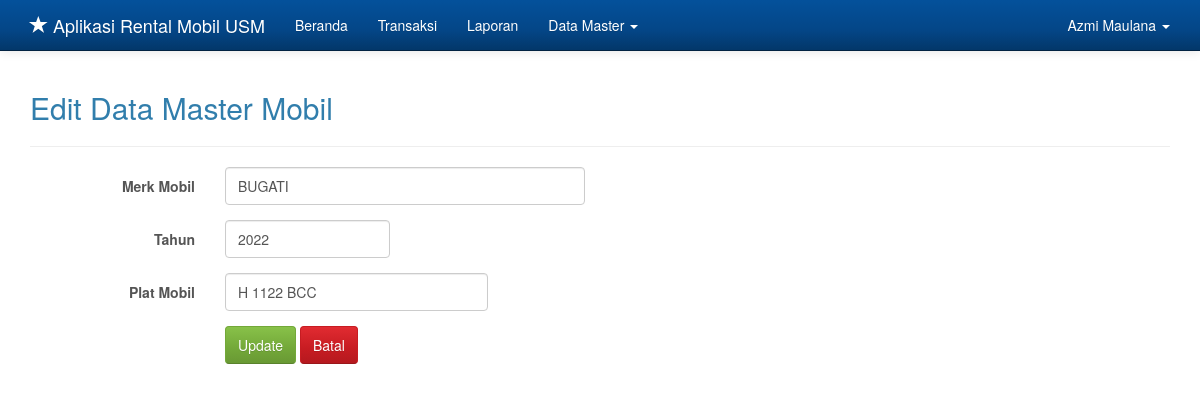
The page /admin.php?hlm=mobil&aksi=edit&id_mobil=5 (signed in) on the database its author committed.
### tables this page shows
CREATE TABLE `mobil` (
  `id_mobil` int(11) NOT NULL,
  `merk` varchar(30) NOT NULL,
  `tahun` int(11) NOT NULL,
  `plat` varchar(10) NOT NULL,
  `status` int(11) NOT NULL
);

### content/mobil/mobilEdit.php (the view, shortened to what this page needs)
<?php
if(empty($_SESSION['id_user'])){
 	$_SESSION['err'] = '<strong>ERROR!</strong> Anda harus login terlebih dahulu.';
 	header('Location: ./');
 	die();
}
else{
 	if(isset( $_REQUEST['submit'])){
 	$id_mobil = $_REQUEST['id_mobil'];
 	$merk = $_REQUEST['txtMerk'];
 	$tahun = $_REQUEST['numTahun'];
 	$plat = $_REQUEST['txtPlat'];
 	$sql = mysqli_query($koneksi, "UPDATE mobil SET merk='$merk', tahun='$tahun',plat='$plat' WHERE id_mobil='$id_mobil'");
 	if($sql == true){
 	header('Location: ./admin.php?hlm=mobil');
 	die();
 	}
  else{
 	echo 'ERROR! Periksa penulisan querynya.';
 	}
 	}
 	else{
 	$id_mobil = $_REQUEST['id_mobil'];
 	$sql = mysqli_query($koneksi, "SELECT * FROM mobil WHERE id_mobil='$id_mobil'");
 	while($row = mysqli_fetch_array($sql)){
?>
<h2>Edit Data Master Mobil</h2>
<hr>
<form method="post" action="" class="form-horizontal" role="form">
<div class="form-group">
<label for="mobil" class="col-sm-2 control-label">Merk Mobil</label>
<div class="col-sm-4">
<input type="text" class="form-control" id="merk" value="<?php echo
$row['merk']; ?>" name="txtMerk" placeholder="Merk Mobil" required>
</div>
</div>
<div class="form-group">
<label for="tahun" class="col-sm-2 control-label">Tahun</label>
<div class="col-sm-2">
<input type="number" class="form-control" id="tahun" value="<?php echo $row['tahun']; ?>" name="numTahun" placeholder="Tahun" required>
</div>
</div>
<div class="form-group">
<label for="plat" class="col-sm-2 control-label">Plat Mobil</label>
<div class="col-sm-3">
<input type="text" class="form-control" id="plat" value="<?php echo
$row['plat']; ?>" name="txtPlat" placeholder="Plat Mobil" required>
</div>
</div>
<div class="form-group">
<div class="col-sm-offset-2 col-sm-10">
<button type="submit" name="submit" class="btn btn-success">Update</button>
<a href="./admin.php?hlm=mobil" class="btn btn-danger">Batal</a>
</div>
</div>
</form>
<?php
 	}
    }
}
?>

### admin.php (style rules this page uses)
body { min-height: 200px; padding-top: 70px; }

### rows shown on the page
mobil: txtMerk "BUGATI", numTahun "2022", txtPlat "H 1122 BCC"

### other values the page prints
$_SESSION['nama'] "Azmi Maulana"
